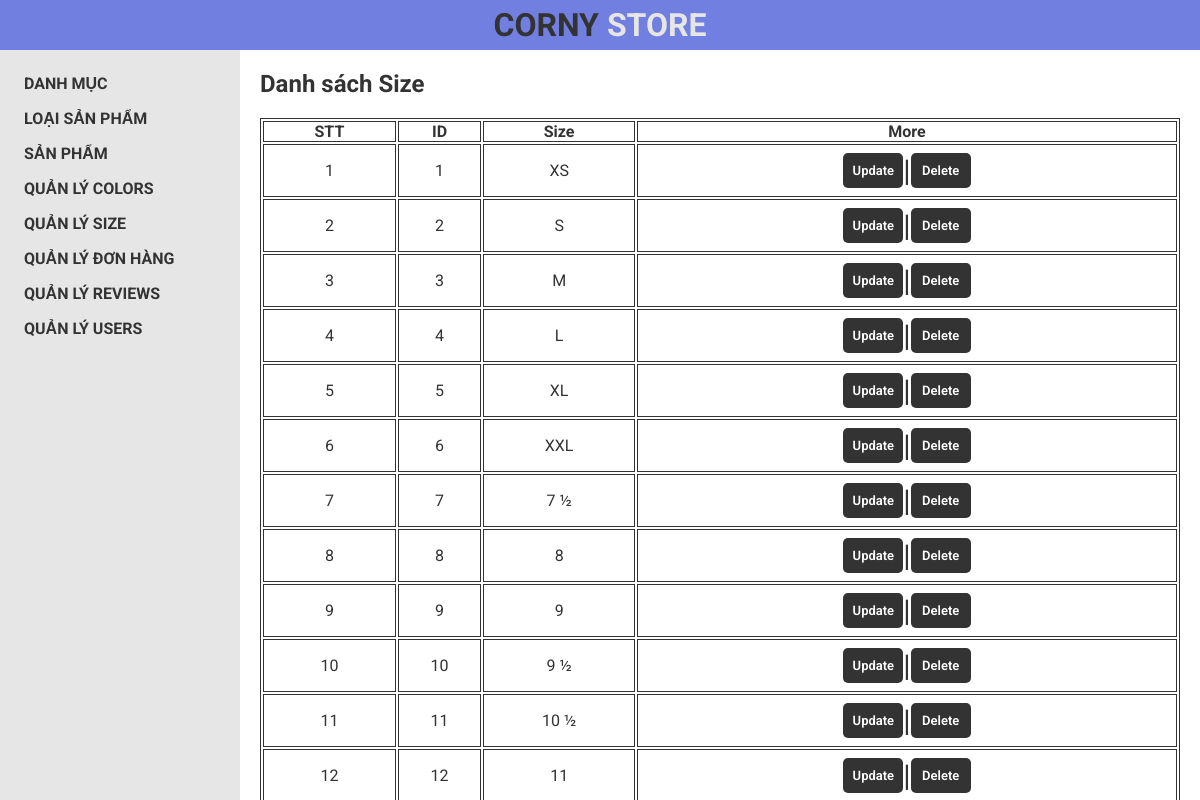
/admin/size/size_show.php (signed in), run on the app's committed database.
### tables this page shows
CREATE TABLE `size` (
  `size_id` int(11) NOT NULL,
  `size_name` varchar(50) NOT NULL
);

### admin/class/size_class.php (called while the page is built, shortened)
<?php
class Size {
    public $connect;
    public function __construct($host, $user, $pw, $db_name) {
        $this->connect = new mysqli($host, $user, $pw, $db_name);
    }
    public function show_size() {
        $query = "SELECT * FROM size";
        $result = mysqli_query($this->connect, $query);
        return $result;
    }
}
?>

### admin/size/size_show.php (the view, shortened to what this page needs)
<?php
    include "../layouts/header.php";
    include "../class/size_class.php";
?>
<?php
    $size = new Size(DB_HOST, DB_USER, DB_PASS, DB_NAME);
    $show_size = $size->show_size();
?>
        <div class="right_contents">
            <div class="right_contents-item right_contents-category_add">
                <h1>Danh sách Size</h1>
                <table>
                    <tr>
                        <th>STT</th>
                        <th>ID</th>
                        <th>Size</th>
                        <th>More</th>
                    </tr>
                    <?php
                    if(mysqli_num_rows($show_size) > 0) {
                        $stt = 0;
                        while($row = mysqli_fetch_assoc($show_size)) {
                            $stt++;
                    ?>
                    <tr>
                        <td><?php echo $stt ?></td>
                        <td><?php echo $row['size_id'] ?></td>
                        <td><?php echo $row['size_name'] ?></td>
                        <td class="interact">
                            <a class="btn update"
                            href="size_update.php?size_id=<?php echo $row['size_id']?>&
                            size_name=<?php echo $row['size_name']?>">
                                Update
                            </a> |
                            <a class="btn delete"
                            href="size_delete.php?size_id=<?php echo $row['size_id']?>">
                                Delete
                            </a>
                        </td>
                    </tr>
                    <?php }} ?>
                </table>
            </div>
        </div>
<?php
    include "../layouts/footer.php";
?>

### assets/css/layouts_css/style.css (style rules this page uses)
* { margin: 0; padding: 0; box-sizing: border-box; font-family: 'Roboto', sans-serif; color: var(--dark); transition: all .2s linear; scroll-behavior: smooth; }
:root { --dark-bg: rgb(34, 34, 34); --dark: #333333; --light-bg: #fff; --light-bg_features: #f3f3f3; --light-border_features: #d9d9d9; --light-search-bg: rgba(255,255,255,0.9); --light-price: #666; --light-text: #888888; --light-btn: #e6e6e6; --light-text-footer: #b2b2b2; --blue: rgb(113, 127, 224); --blue-blur: rgba(113, 127, 224, 0.8); --blue-heart: rgb(103,116,213); --blue-text-footer: #007bff; --blue-hover: #0056b3; --shadow: rgb(0 0 0 / 20%); --overlay-bg: rgba(0,0,0,0.6); --green_success: #408140; --red_alert: rgb(244,67,54); }
body { position: relative; }
a { text-decoration: none; }
.btn { display: flex; justify-content: center; align-items: center; width: fit-content; min-width: 180px; height: 46px; background-color: var(--blue); color: var(--light-bg); border-radius: 23px; font-size: 15px; font-weight: 600; cursor: pointer; }

### admin/css/style.css (style rules this page uses)
body { height: 100vh; }
a { text-decoration: none; color: var(--dark); }
.right_contents { width: calc(100% - 20%); }
.right_contents { height: calc(100vh - 50px); padding: 20px; overflow-y: scroll; }
.right_contents h1 { display: block; padding-bottom: 20px; }
.right_contents-item .btn { margin: 8px 0; font-size: 18px; background-color: var(--dark); min-width: 120px; height: 35px; border-radius: 5px; }
.right_contents table { width: 100%; border: 1px solid var(--dark); }
.right_contents table tr th { border: 1px solid var(--dark); }
.right_contents table tr td { text-align: center; border: 1px solid var(--dark); }
.interact { display: flex; justify-content: center; align-items: center; font-size: 30px; }
.interact .btn { min-width: 60px; height: 35px; font-size: 13px; }

### data on the page
size: size_id "1", size_name "XS"
size: size_id "2", size_name "S"
size: size_id "3", size_name "M"
size: size_id "4", size_name "L"
size: size_id "5", size_name "XL"
size: size_id "6", size_name "XXL"
size: size_id "7", size_name "7 ½"
size: size_id "8", size_name "8"
size: size_id "9", size_name "9"
size: size_id "10", size_name "9 ½"
size: size_id "11", size_name "10 ½"
size: size_id "12", size_name "11"
